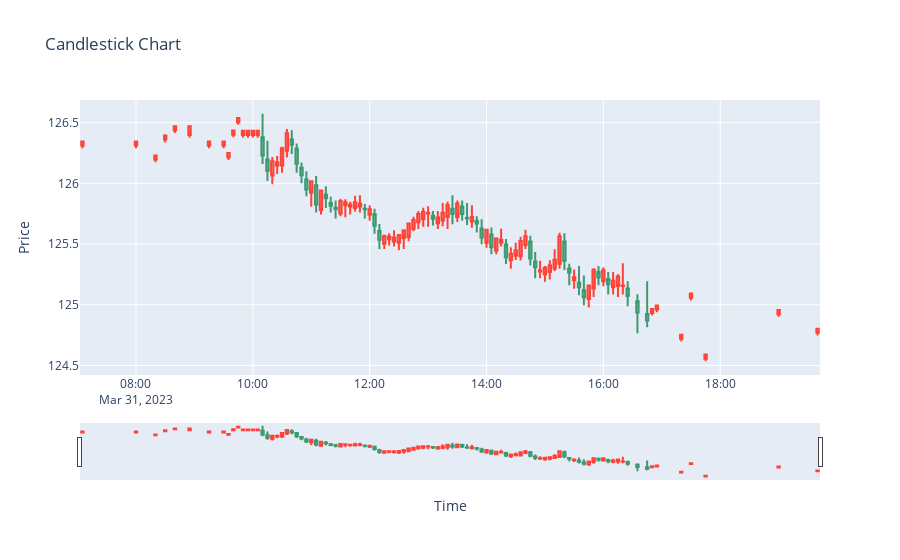

Here is the notebook cell this chart was saved with:
### Code cell
import plotly.graph_objects as go

fig = go.Figure(data=[go.Candlestick(x=pandas_df['timeseries'],
                open=df.toPandas()['open'],
                high=df.toPandas()['high'],
                low=df.toPandas()['low'],
                close=df.toPandas()['close'])])

fig.update_layout(title='Candlestick Chart', xaxis_title='Time', yaxis_title='Price')
fig.show()
